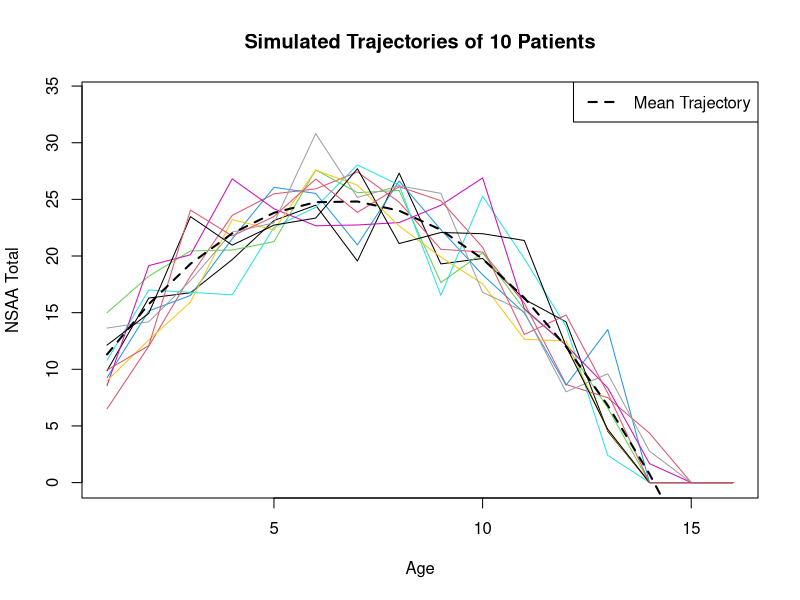
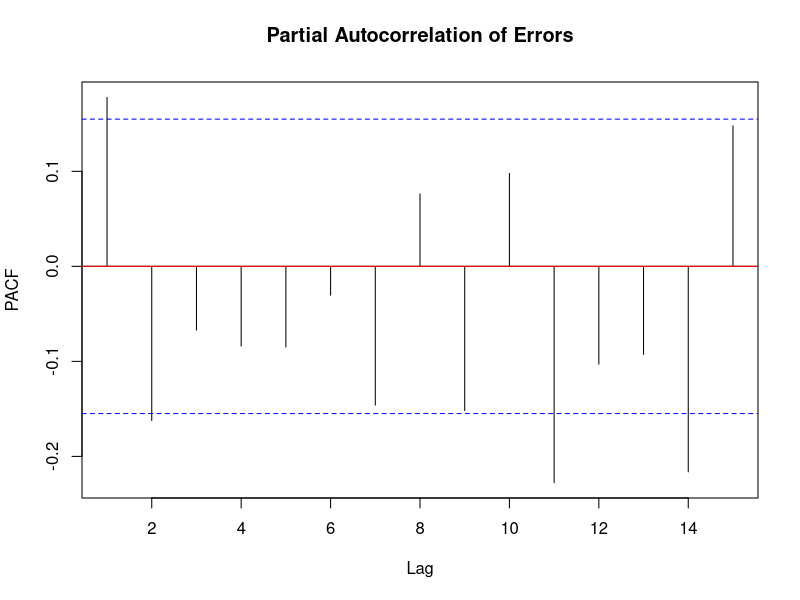

Here is the R script that generated these plots, in order: (Note: this script raises an error after producing the figures.)
## ---- chunk 1
# point 1 -  we start from age 1 and end at age 16
# from the graph we have that the average passes through points:
# (4, 22), (8,24) and (12,12)
# We get a = 6, b = 5.75, c = -0.4375

m = function(x){
  -0.4375*x^2 + 5.75*x + 6
}

# point 2, let's do 10 individual trajectories
generateValues <- function() {
  m_values <- m(1:16)
  rnorm_values <- rnorm(16, mean = 0, sd = 4) # Adjust the standard deviation (sd) here
  return(m_values + rnorm_values)
}

# create list of vectors
NSAA <- lapply(1:10, function(i) generateValues())

# create an AR(1) error correlation
# Set the parameters for the AR(1) error correlation
phi_error <- 0  # Autoregressive coefficient for the error
sigma_error <- 2.5# Standard deviation of the error
errors_list <- vector("list", length = 10)

for (i in 1:10) {
  errors <- numeric(16)
  NSAA_i = vector(length = 16)
  error_t_minus_1 <- rnorm(1, mean = 0, sd = sigma_error)  # Initialize the error term
  for (j in 1:16) {
    val = min(max(m(j) + error_t_minus_1, 0), 34) 
    errors[j] = val - m(j)
    NSAA_i[j] = val
    error_t <- phi_error * error_t_minus_1 + rnorm(1, mean = 0, sd = sigma_error)  # Update the error term
    error_t_minus_1 <- error_t
  }
  NSAA[[i]] = NSAA_i
  errors_list[[i]] <- errors
}

all_errors <- unlist(errors_list)
pacf_errors <- pacf(all_errors, lag.max = 15, plot = FALSE)

# Plot the individual trajectories with AR(1) error correlation
#png(filename = "plots/simulated_trajectories.png", width = 1000, height = 800, res = 150)
plot(1:16, NSAA[[1]], type = 'l', ylim = c(min(unlist(NSAA)), 34), xlab = 'Age', ylab = 'NSAA Total', main = 'Simulated Trajectories of 10 Patients')
for (i in 2:10) {
  lines(1:16, NSAA[[i]], type = 'l', col = i)
}
lines(1:16, m(1:16), col = "black", lwd = 2, lty = "dashed")
legend("topright", legend = c("Mean Trajectory"), col = "black", lwd = 2, lty = "dashed", title = NULL)
#dev.off()

# Plot PACF for the AR(1) errors
#png(filename = "plots/pacf_errors.png", width = 1000, height = 800, res = 150)
plot(pacf_errors, xlab = "Lag", ylab = "PACF", main = "Partial Autocorrelation of Errors")
abline(h = 0, col = "red")
#dev.off()
# autocorrelation gives us some indication on how easily we can distinguish between whether the individual has been given treatment or not
## ---- chunk 2
# age = 3 years
# test statistic = 19.0 - 17.3 = 2.7
# desired distribution is a normal with mean 3.8 and s.d. 5.6
# H0: mu = 3.8 H1: mu != 3.8 (two-tailed test)
# i.e. we are testing to see if the change between baseline 4 and 3 follows the same distribution as the change in NSAA over a 12 month period.
# find the S^2  = (n_3 * S_3^2 + n_4 * S_4^2 + ...) / sum of n_i's
# do hypothesis test for each age (comparing means) using S^2 divided by the sample sizes


# n_3 = 18, n_4 = 40, n_5 = 35, n_6 = 35, n_7 = 30 (from article)
# S_3.= 4.7^2, ... also from Natural History Article
S_squared = (18 * 4.7^2 + 40 * 4.4^2 + 35 * 3.7^2
             + 35 * 6.6^2 + 30 * 5.5^2) / (18 + 40
                                           + 35 + 35 + 30)

mean_change_3 = 3.8
var_mean_change_3 = 5.6
base_4 = 19.0
base_3 = 17.3
base_change_34 = base_4 - base_3
var_base_change_34 = S_squared / (40 + 18)
alpha = 0.05 # significance level
 
p = dnorm(mean_change_3 - base_change_34, mean=0, 
          sd=sqrt(var_mean_change_3 + var_base_change_34))
if(p<alpha / 2){
  print("observed value is significant - enough evidence to reject H0.")
} else{
print("Not enough evidence to reject H0 at this significance level.")
}
print(p)

# then do weighted regression between the mean change and the base change.
# create data frame with all the data points from the Natural History Article

df <- data.frame(age=c(3,4,5,6), base_change=c(1.7, 2.7, 1.4, -0.6),
                mean_change=c(3.8, 3.2, 0.5, -0.5))

# define weights
sizes = c(6, 20 ,22, 15)
ws = sizes

NSAA_lm <- lm(mean_change~base_change, data = df, weights = ws)
summary(NSAA_lm)
plot(NSAA_lm[2]) #QQ-plot of standardized residuals

# QQ-plot shows that standardized residuals roughly follow a N(0,1) distribution
# Indicates a good model, hence we can estimate mean_change by the base_change
